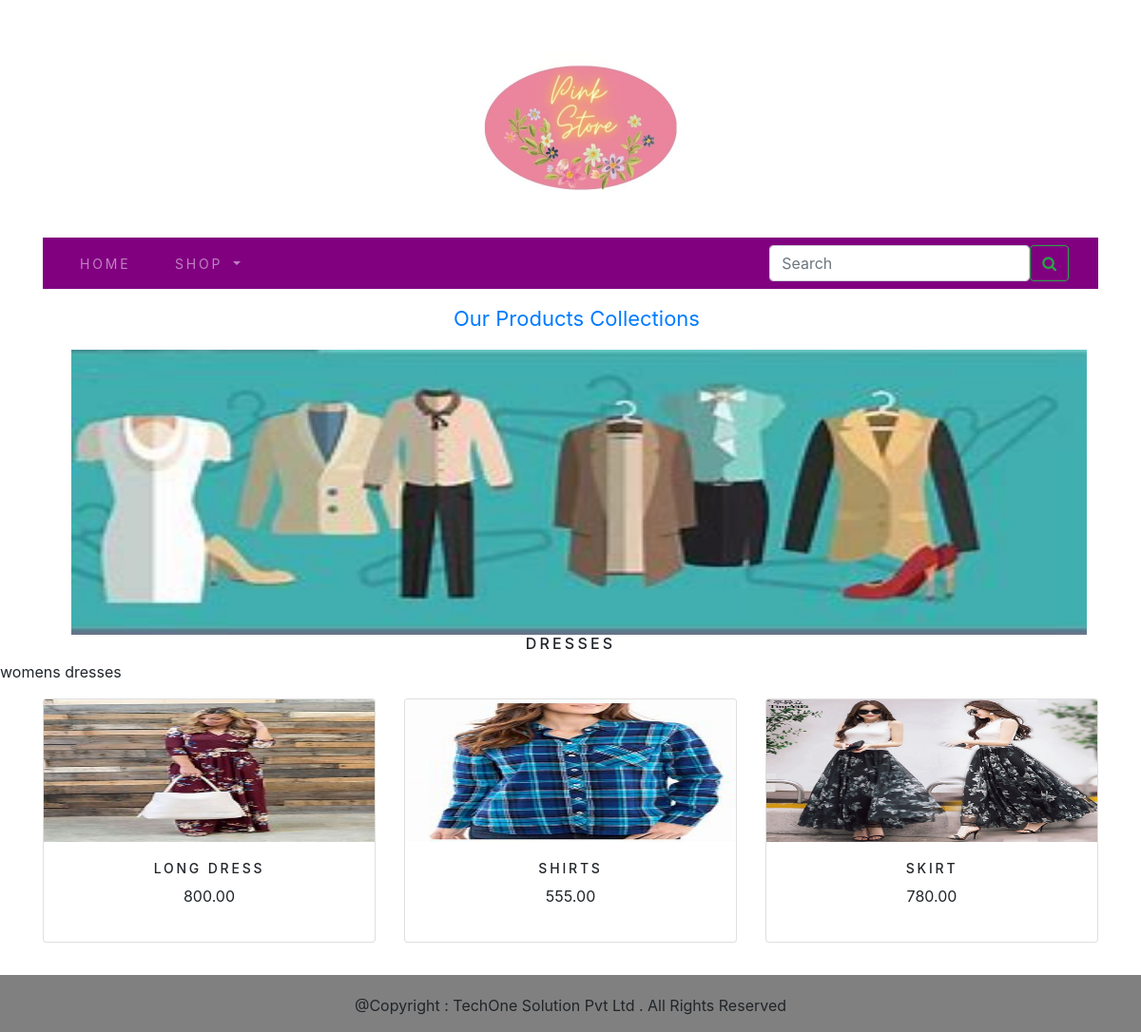
The app's page /shop/dresses/ with its own data.
### ecomapp/models.py (models this page shows, shortened)
class Category(models.Model):
    name = models.CharField(max_length=250, unique=True)
    slug = models.SlugField(max_length=250, unique=True)
    description = models.TextField(blank=True)
    image = models.ImageField(upload_to='category', blank=True)
    class Meta:
        ordering = ('name',)
        verbose_name = 'category'
        verbose_name_plural = 'categories'
    def get_url(self):
        return reverse('ecomapp:products_by_category',args=[self.slug])

class Product(models.Model):
    name = models.CharField(max_length=250, unique=True)
    slug = models.SlugField(max_length=250, unique=True)
    description = models.TextField(blank=True)
    price = models.DecimalField(max_digits=10, decimal_places=2)
    category = models.ForeignKey(Category, on_delete=models.CASCADE)
    image = models.ImageField(upload_to='products', blank=True)
    stock = models.IntegerField()
    available = models.BooleanField(default=True)
    created = models.DateTimeField(auto_now_add=True)
    updated = models.DateTimeField(auto_now=True)
    class Meta:
        ordering = ('name',)
        verbose_name = 'product'
        verbose_name_plural = 'products'
    def get_url(self):
        return reverse('ecomapp:prodCatDetails', args=[self.category.slug, self.slug])

### ecomapp/views.py (the view)
# urls.py: path('', views.allProdCat, name='allProdCat'),
def allProdCat(request, c_slug=None):
    c_page = None
    products_list = None
    if c_slug != None:
        c_page = get_object_or_404(Category, slug=c_slug)
        products_list = Product.objects.all().filter(category=c_page, available=True)
    else:
        products_list = Product.objects.all().filter(available=True)
    paginator=Paginator(products_list,6)
    try:
        page=int(request.GET.get('page','1'))
    except:
        page=1
    try:
        products=paginator.page(page)
    except(EmptyPage,InvalidPage):
        products=paginator.page(paginator.num_page)
    return render(request, "category.html", {'category': c_page, 'products': products})

### cartapp/context_processors.py (called while the page is built)
def counter(request):
    item_count = 0
    if 'admin' in request.path:
        return {}
    else:
        try:
            cart = Cart.objects.filter(cart_id=_cart_id(request))
            cart_items = CartItem.objects.all().filter(cart=cart[:1])
            for cart_item in cart_items:
                item_count += cart_item.quantity
        except Cart.DoesNotExist:
            item_count = 0
    return dict(item_count=item_count)

### cartapp/views.py (called while the page is built)
def _cart_id(request):
    cart = request.session.session_key
    if not cart:
        cart = request.session.create()
    return cart

### ecomapp/context_processors.py (called while the page is built)
def menu_links(request):
    links=Category.objects.all()
    return dict(links=links)

### templates/category.html (shortened to what this page needs)
{% extends 'base.html' %}
{% load static %}
{% block content %}
{% if category %}
 <div>
     <div class="row my_row_class">
           <p  style="font-size:22px;margin-left:40%; " >  <a class="text-center link" href="{% url 'ecomapp:allProdCat' %}">Our Products Collections </p></a>
     </div>
 </div>
{% endif %}
<div class="mx_auto">
    <div>
    {% if category %}
    <img class="my_image" src="{{category.image.url}}" alt="{{category.name}}"><br>
    </div>
    <div><h1 class="text-center my-title">
        {{category.name}}
    </h1>
        <p class="text-justify">{{category.description}}</p>
    </div>
    {% endif %}
<div class="container">
    <div class="row mx_auto">
        {% for product in products %}
        <div class="my-bottom-margin col-9 col-sm-4 col-md-4  xol-lg-4">
            <div class="card text-center" style="min-width:18rem">
                <a href="{{product.get_url}}"> <img class="card-img-top my-image" src="{{product.image.url}}" alt="{{product.name}}" height="150px" width="150px"></a>
                <div class="card-body">
                        <h4>{{product.name}}</h4>
                        <p>{{product.price}}</p>
                    </div>
            </div>
        </div>
        {% endfor %}
    </div>
    <br>
</div>
{% endblock %}

### static/css/custom.css (style rules this page uses)
body { font-family: 'Merriweather', serif; }
.my_row_class { padding-top:15px; }
.my_image { width:89%; height:300px; margin-left:75px }
.my-title { align:center; font-size:16px; text-transform:uppercase; letter-spacing:.2em; }
.my-bottom-margin { margin-bottom:10px; }
.card-body h4 { font-size:14px; text-transform:uppercase; letter-spacing:.2em; }

### records on screen
Category: image (picture), name "DRESSES", description "womens dresses"
Product: image (picture), name "LONG DRESS", price "800.00"
Product: image (picture), name "SHIRTS", price "555.00"
Product: image (picture), name "SKIRT", price "780.00"
